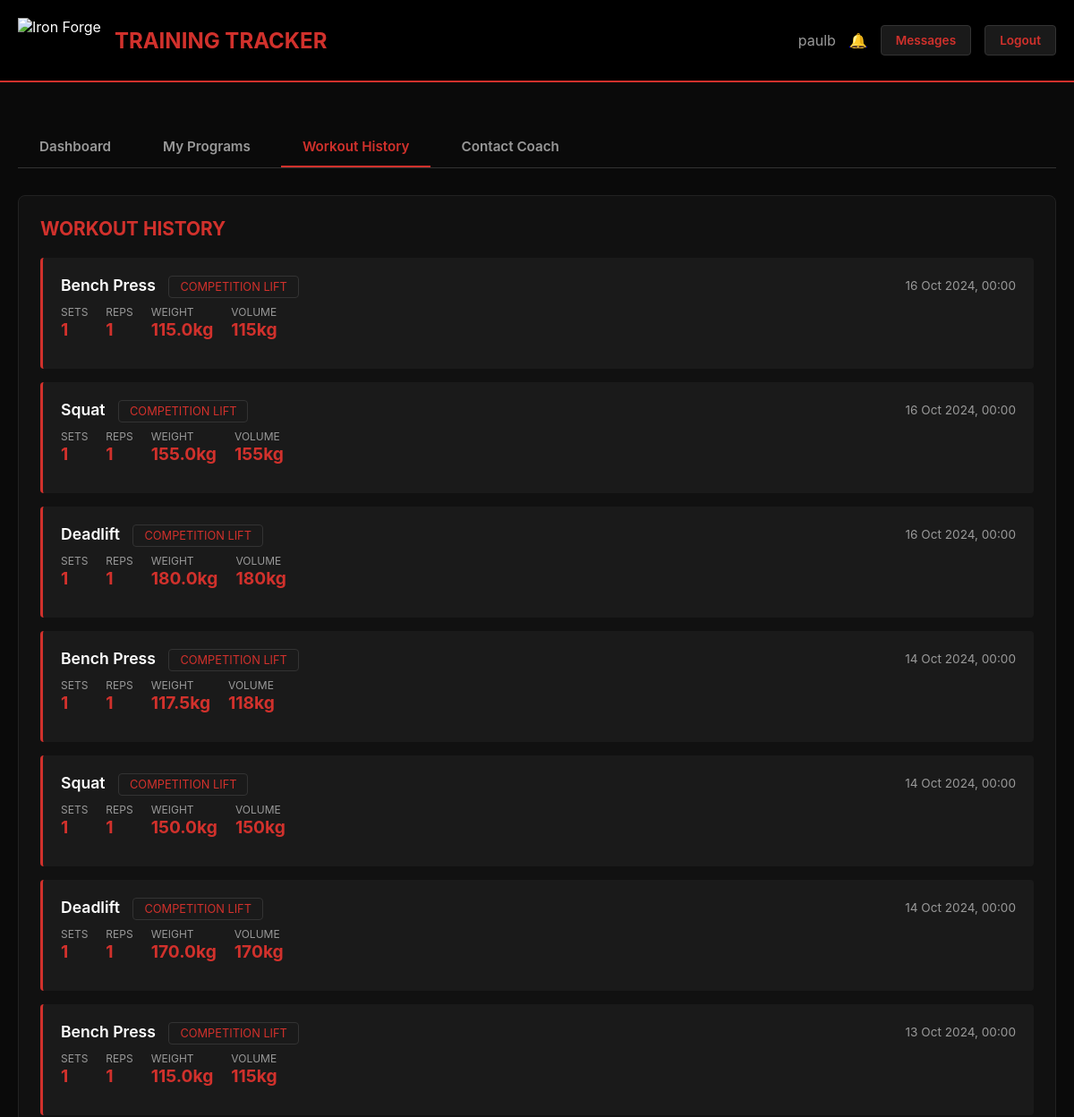
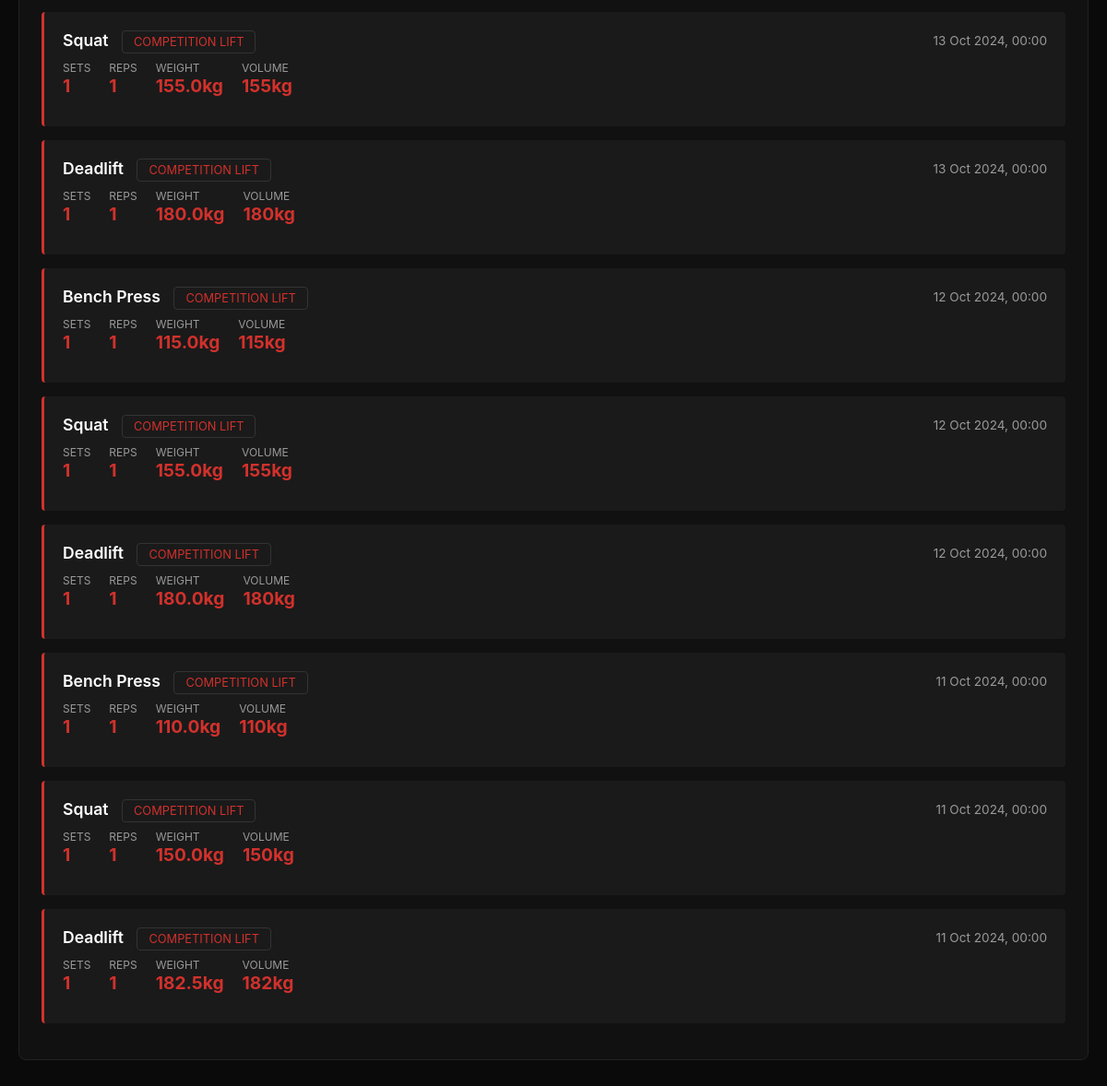
Screenshot of /client/workouts (signed in) with the database file from the repository (2 pictures, top to bottom).
### models.py (models this page shows)
class User(db.Model):
    id = db.Column(db.Integer, primary_key=True)
    username = db.Column(db.String(80), unique=True, nullable=False)
    email = db.Column(db.String(120), unique=True, nullable=False)
    password = db.Column(db.String(200), nullable=False)
    is_admin = db.Column(db.Boolean, default=False)
    created_at = db.Column(db.DateTime, default=datetime.utcnow)
    coach_id = db.Column(db.Integer, db.ForeignKey('user.id'), nullable=True)
    workouts = db.relationship('Workout', backref='user', lazy='dynamic', foreign_keys='Workout.user_id')
    assigned_programs = db.relationship('ProgramAssignment', backref='user', lazy='dynamic', foreign_keys='ProgramAssignment.user_id')
    notifications = db.relationship('Notification', backref='user', lazy='dynamic', foreign_keys='Notification.user_id')
    messages_sent = db.relationship('Message', backref='sender', lazy='dynamic', foreign_keys='Message.sender_id')
    messages_received = db.relationship('Message', backref='recipient', lazy='dynamic', foreign_keys='Message.recipient_id')

class Workout(db.Model):
    id = db.Column(db.Integer, primary_key=True)
    user_id = db.Column(db.Integer, db.ForeignKey('user.id'), nullable=False)
    exercise_id = db.Column(db.Integer, db.ForeignKey('exercise.id'), nullable=False)
    exercise = db.relationship('Exercise')
    sets = db.Column(db.Integer, nullable=False)
    reps = db.Column(db.Integer, nullable=False)
    weight = db.Column(db.Float, nullable=False)
    notes = db.Column(db.Text)
    date = db.Column(db.DateTime, nullable=False, default=datetime.utcnow)
    program_workout_id = db.Column(db.Integer, db.ForeignKey('program_workout.id'), nullable=True)
    is_completed = db.Column(db.Boolean, default=False)

class Exercise(db.Model):
    id = db.Column(db.Integer, primary_key=True)
    name = db.Column(db.String(100), unique=True, nullable=False)
    category = db.Column(db.String(50), nullable=False)
    description = db.Column(db.Text)
    video_url = db.Column(db.String(500))
    is_competition_lift = db.Column(db.Boolean, default=False)
    created_at = db.Column(db.DateTime, default=datetime.utcnow)

### routes.py (the view)
    @app.route('/client/workouts')
    @client_only
    def client_workouts():
        try:
            user = token_auth.get_current_user()
            workouts = Workout.query.options(joinedload(Workout.exercise)).filter_by(user_id=user.id).order_by(Workout.date.desc()).all()
            return render_template('client_workouts.html', workouts=workouts)
        except Exception:
            flash('Error loading workouts', 'error')
            return redirect(url_for('dashboard'))

### token_auth.py (called while the page is built, shortened)
def client_only(f):
    @wraps(f)
    def decorated_function(*args, **kwargs):
        user = token_auth.get_current_user()
        if not user:
            flash('Please log in to access this page', 'error')
            return redirect(url_for('login'))
        if user.is_admin:
            flash('Client access only', 'error')
            return redirect(url_for('dashboard'))
        return f(*args, **kwargs)
    return decorated_function

    def verify_token(self, token, token_type='access'):
        try:
            payload = jwt.decode(token, current_app.config['JWT_SECRET_KEY'], algorithms=['HS256'])
            if payload.get('type') != token_type:
                return None
            return payload
        except jwt.ExpiredSignatureError:
            return 'expired'
        except jwt.InvalidTokenError:
            return None

    def get_current_user(self):
        token = session.get('access_token')
        if not token:
            return None
        payload = self.verify_token(token)
        if not payload:
            return None
        try:
            user = User.query.get(payload['user_id'])
            return user
        except Exception:
            return None

### templates/client_workouts.html (shortened to what this page needs)
{% extends "base.html" %}
{% block content %}
<div class="nav-tabs">
    <a href="{{ url_for('client_dashboard') }}" class="nav-tab">Dashboard</a>
    <a href="{{ url_for('client_programs') }}" class="nav-tab">My Programs</a>
    <a href="{{ url_for('client_workouts') }}" class="nav-tab active">Workout History</a>
    <a href="{{ url_for('messages') }}" class="nav-tab">Contact Coach</a>
</div>
<div class="card">
    <h3 class="card-header">Workout History</h3>
    {% if workouts %}
    {% for workout in workouts %}
    <div class="workout-item">
        <div class="workout-header">
            <div>
                <span class="workout-name">{{ workout.exercise.name }}</span>
                {% if workout.exercise.is_competition_lift %}
                <span class="category-badge" style="margin-left:10px">Competition Lift</span>
                {% endif %}
            </div>
            <span class="workout-date">{{ workout.date.strftime('%d %b %Y, %H:%M') }}</span>
        </div>
        <div class="workout-stats">
            <div class="workout-stat">
                <span class="workout-stat-label">Sets</span>
                <span class="workout-stat-value">{{ workout.sets }}</span>
            </div>
            <div class="workout-stat">
                <span class="workout-stat-label">Reps</span>
                <span class="workout-stat-value">{{ workout.reps }}</span>
            </div>
            <div class="workout-stat">
                <span class="workout-stat-label">Weight</span>
                <span class="workout-stat-value">{{ workout.weight }}kg</span>
            </div>
            <div class="workout-stat">
                <span class="workout-stat-label">Volume</span>
                <span class="workout-stat-value">{{ "%.0f"|format(workout.sets * workout.reps * workout.weight) }}kg</span>
            </div>
        </div>
    </div>
    {% endfor %}
    {% else %}
    <div class="empty-state">
        <p>No workouts logged yet</p>
    </div>
    {% endif %}
</div>
{% endblock %}

### templates/base.html (shortened to what this page needs)
<!DOCTYPE html>
<html>
<head>
</head>
<body>
    <div class="header">
        <div class="header-content">
            <div class="logo-container">
                <img src="https://www.ironforgegym.co.uk/wp-content/uploads/2022/08/IRON-VECTOR_inver002-1.svg" alt="Iron Forge" class="logo">
                <span class="logo-text">Training Tracker</span>
            </div>
            {% if session.get('username') %}
            <div class="user-info">
                <span>{{ session.get('username') }}</span>
                <a href="{{ url_for('notifications') }}" class="notification-badge">🔔
                </a>
                <a href="{{ url_for('messages') }}" class="btn btn-small btn-secondary">Messages</a>
                <a href="{{ url_for('logout') }}" class="btn btn-small btn-secondary">Logout</a>
            </div>
            {% endif %}
        </div>
    </div>
    <div class="container">
        {% block content %}{% endblock %}
    </div>
</body>
</html>

### templates/base.html (style rules this page uses)
* { margin:0;padding:0;box-sizing:border-box }
body { font-family:-apple-system,BlinkMacSystemFont,'Segoe UI',Roboto,sans-serif;background:#0a0a0a;color:#fff;min-height:100vh }
.container { max-width:1200px;margin:0 auto;padding:20px }
.header { background:#000;border-bottom:2px solid #d1312c;padding:20px 0;margin-bottom:30px }
.header-content { max-width:1200px;margin:0 auto;padding:0 20px;display:flex;align-items:center;justify-content:space-between }
.logo-container { display:flex;align-items:center;gap:15px }
.logo { height:50px;width:auto }
.logo-text { font-size:1.5em;font-weight:700;color:#d1312c;text-transform:uppercase }
.user-info { display:flex;align-items:center;gap:15px;color:#999 }
.notification-badge { position:relative;cursor:pointer }
.nav-tabs { display:flex;gap:10px;margin-bottom:30px;border-bottom:1px solid #333;overflow-x:auto }
.nav-tab { padding:12px 24px;background:none;border:none;color:#999;cursor:pointer;font-size:.95em;font-weight:600;text-decoration:none;white-space:nowrap;border-bottom:2px solid transparent;transition:all .3s }
.nav-tab.active { color:#d1312c;border-bottom-color:#d1312c }
.btn { background:#d1312c;color:#000;border:none;padding:12px 24px;border-radius:4px;cursor:pointer;font-size:.95em;font-weight:600;text-decoration:none;display:inline-block;transition:all .3s }
.btn-secondary { background:#1a1a1a;color:#d1312c;border:1px solid #333 }
.btn-small { padding:8px 16px;font-size:.85em }
.card { background:#111;border:1px solid #222;border-radius:8px;padding:24px;margin-bottom:20px }
.card-header { font-size:1.3em;font-weight:700;color:#d1312c;margin-bottom:20px;text-transform:uppercase }
.workout-item,.program-item { background:#1a1a1a;border-left:3px solid #d1312c;padding:20px;margin-bottom:15px;border-radius:4px }
.workout-header { display:flex;justify-content:space-between;align-items:center;margin-bottom:12px;flex-wrap:wrap;gap:10px }
.workout-name { font-size:1.1em;font-weight:600;color:#fff }
.workout-date { color:#999;font-size:.85em }
.workout-stats { display:flex;gap:20px;margin:12px 0;flex-wrap:wrap }
.workout-stat { display:flex;flex-direction:column }
.workout-stat-label { color:#999;font-size:.75em;text-transform:uppercase }
.workout-stat-value { color:#d1312c;font-size:1.2em;font-weight:700 }
.category-badge { background:#1a1a1a;border:1px solid #333;padding:4px 12px;border-radius:4px;font-size:.8em;color:#d1312c;text-transform:uppercase }

### rows the page displays
User: get "paulb"
Workout: exercise.name "Bench Press", date "16 Oct 2024, 00:00", sets "1", reps "1", weight "115.0", workout.sets*workout.reps*workout.weight "115"
Workout: exercise.name "Squat", date "16 Oct 2024, 00:00", sets "1", reps "1", weight "155.0", workout.sets*workout.reps*workout.weight "155"
Workout: exercise.name "Deadlift", date "16 Oct 2024, 00:00", sets "1", reps "1", weight "180.0", workout.sets*workout.reps*workout.weight "180"
Workout: exercise.name "Bench Press", date "14 Oct 2024, 00:00", sets "1", reps "1", weight "117.5", workout.sets*workout.reps*workout.weight "118"
Workout: exercise.name "Squat", date "14 Oct 2024, 00:00", sets "1", reps "1", weight "150.0", workout.sets*workout.reps*workout.weight "150"
Workout: exercise.name "Deadlift", date "14 Oct 2024, 00:00", sets "1", reps "1", weight "170.0", workout.sets*workout.reps*workout.weight "170"
Workout: exercise.name "Bench Press", date "13 Oct 2024, 00:00", sets "1", reps "1", weight "115.0", workout.sets*workout.reps*workout.weight "115"
Workout: exercise.name "Squat", date "13 Oct 2024, 00:00", sets "1", reps "1", weight "155.0", workout.sets*workout.reps*workout.weight "155"
Workout: exercise.name "Deadlift", date "13 Oct 2024, 00:00", sets "1", reps "1", weight "180.0", workout.sets*workout.reps*workout.weight "180"
Workout: exercise.name "Bench Press", date "12 Oct 2024, 00:00", sets "1", reps "1", weight "115.0", workout.sets*workout.reps*workout.weight "115"
Workout: exercise.name "Squat", date "12 Oct 2024, 00:00", sets "1", reps "1", weight "155.0", workout.sets*workout.reps*workout.weight "155"
Workout: exercise.name "Deadlift", date "12 Oct 2024, 00:00", sets "1", reps "1", weight "180.0", workout.sets*workout.reps*workout.weight "180"
Workout: exercise.name "Bench Press", date "11 Oct 2024, 00:00", sets "1", reps "1", weight "110.0", workout.sets*workout.reps*workout.weight "110"
Workout: exercise.name "Squat", date "11 Oct 2024, 00:00", sets "1", reps "1", weight "150.0", workout.sets*workout.reps*workout.weight "150"
Workout: exercise.name "Deadlift", date "11 Oct 2024, 00:00", sets "1", reps "1", weight "182.5", workout.sets*workout.reps*workout.weight "182"
